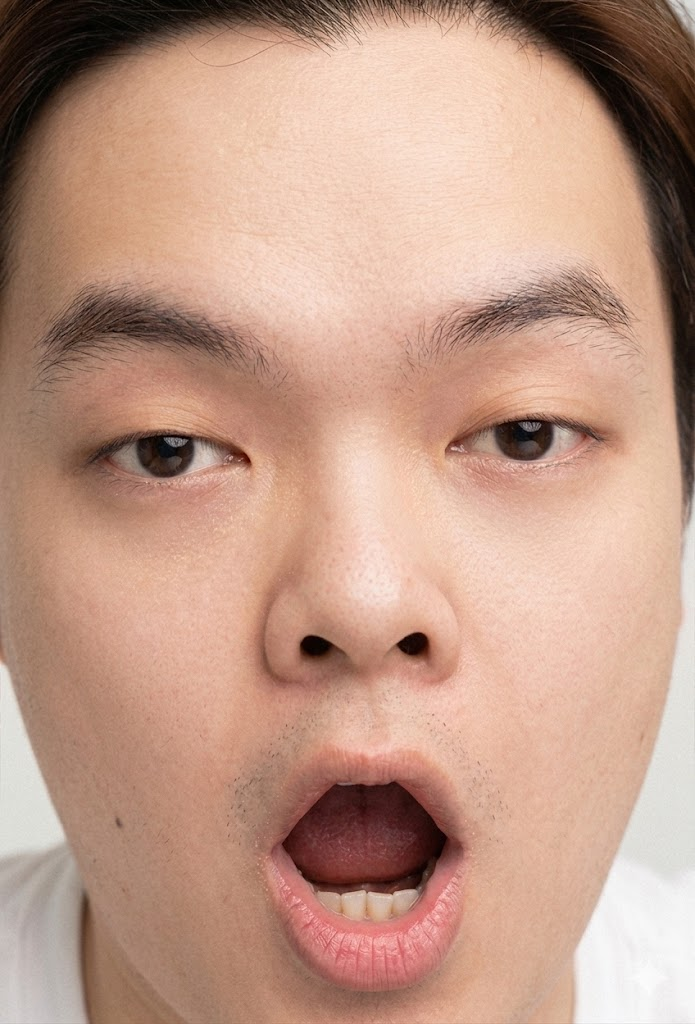
#> input picture ai/datn/objects/test_Face2.jpg, 695 x 1024 px
$ python -i gen_face_emotion.py   (imports and definitions only)
#> lines starting #> are read from the running program, lines starting #| are printed output that depends on the picture
import os
import shutil

from PIL import Image
import pillow_heif
import cv2
import random
import numpy as np

# [51 lines left out: functions CLAHE_enhance, convert_heic_to_jpg, convert_images, not called in this run]
def advanced_rotation_augmentation(image, rotation_type='random'):
    """
    Xoay ảnh khuôn mặt với nhiều góc độ và kỹ thuật khác nhau
    rotation_type: 'small', 'medium', 'large', '3d_left', '3d_right', '3d_up', '3d_down', 'random'
    """
    h, w = image.shape[:2]
    center = (w // 2, h // 2)

    if rotation_type == 'random':
        rotation_type = random.choice(['small', 'medium', 'large', '3d_left', '3d_right', '3d_up', '3d_down'])

    # 1. Xoay góc nhỏ (-10 đến 10 độ)
    if rotation_type == 'small':
        angle = random.uniform(-10, 10)
        matrix = cv2.getRotationMatrix2D(center, angle, 1.0)
        return cv2.warpAffine(image, matrix, (w, h), borderMode=cv2.BORDER_REFLECT)

    # 2. Xoay góc trung bình (-25 đến 25 độ)
    elif rotation_type == 'medium':
        angle = random.uniform(-25, 25)
        matrix = cv2.getRotationMatrix2D(center, angle, 1.0)
        return cv2.warpAffine(image, matrix, (w, h), borderMode=cv2.BORDER_REFLECT)

    # 3. Xoay góc lớn (-45 đến 45 độ)
    elif rotation_type == 'large':
        angle = random.uniform(-30, 30)
        matrix = cv2.getRotationMatrix2D(center, angle, 1.0)
        return cv2.warpAffine(image, matrix, (w, h), borderMode=cv2.BORDER_REFLECT)

    # 4-7. Xoay 3D perspective (nhẹ hơn, tự nhiên hơn)
    elif rotation_type in ['3d_left', '3d_right', '3d_up', '3d_down']:
        # Góc xoay nhẹ cho khuôn mặt
        intensity = random.uniform(0.05, 0.1)  # 2-5% thay vì 5-10%

        if rotation_type == '3d_left':
            src_pts = np.float32([
                [0, 0],
                [w, int(h * intensity)],
                [0, h],
                [w, h - int(h * intensity)]
            ])
        elif rotation_type == '3d_right':
            src_pts = np.float32([
                [0, int(h * intensity)],
                [w, 0],
                [0, h - int(h * intensity)],
                [w, h]
            ])
        elif rotation_type == '3d_up':
            src_pts = np.float32([
                [0, 0],
                [w, 0],
                [int(w * intensity), h],
                [w - int(w * intensity), h]
            ])
        else:  # 3d_down
            src_pts = np.float32([
                [int(w * intensity), 0],
                [w - int(w * intensity), 0],
                [0, h],
                [w, h]
            ])

        dst_pts = np.float32([[0, 0], [w, 0], [0, h], [w, h]])
        matrix = cv2.getPerspectiveTransform(src_pts, dst_pts)
        return cv2.warpPerspective(image, matrix, (w, h), borderMode=cv2.BORDER_REFLECT)

    return image


def combined_rotation_augmentation(image, num_rotations=3):
    """
    Tạo nhiều ảnh xoay từ 1 ảnh gốc
    Trả về list các ảnh đã xoay
    """
    rotated_images = []

    rotation_types = ['small', 'medium', 'large', '3d_left', '3d_right', '3d_up', '3d_down']

    # Random chọn các loại xoay
    selected_types = random.sample(rotation_types, min(num_rotations, len(rotation_types)))

    for rot_type in selected_types:
        rotated = advanced_rotation_augmentation(image, rotation_type=rot_type)
        rotated_images.append((rotated, rot_type))

    return rotated_images


# [48 lines left out: function generate_rotated_dataset, not called in this run]


# [5 lines not run here, left out]

>>> import cv2
>>> picture = cv2.imread('../../objects/test_Face2.jpg')
#> picture is the input picture: shape (1024, 695, 3); mean B, G, R 135.2, 153.4, 191.7
>>> result = combined_rotation_augmentation(picture)
#> the loop in combined_rotation_augmentation, `for rot_type in selected_types:` made 3 passes
#> pass 1, in combined_rotation_augmentation, `rotated = advanced_rotation_augmentation(image, rotation_type=rot_type)`:
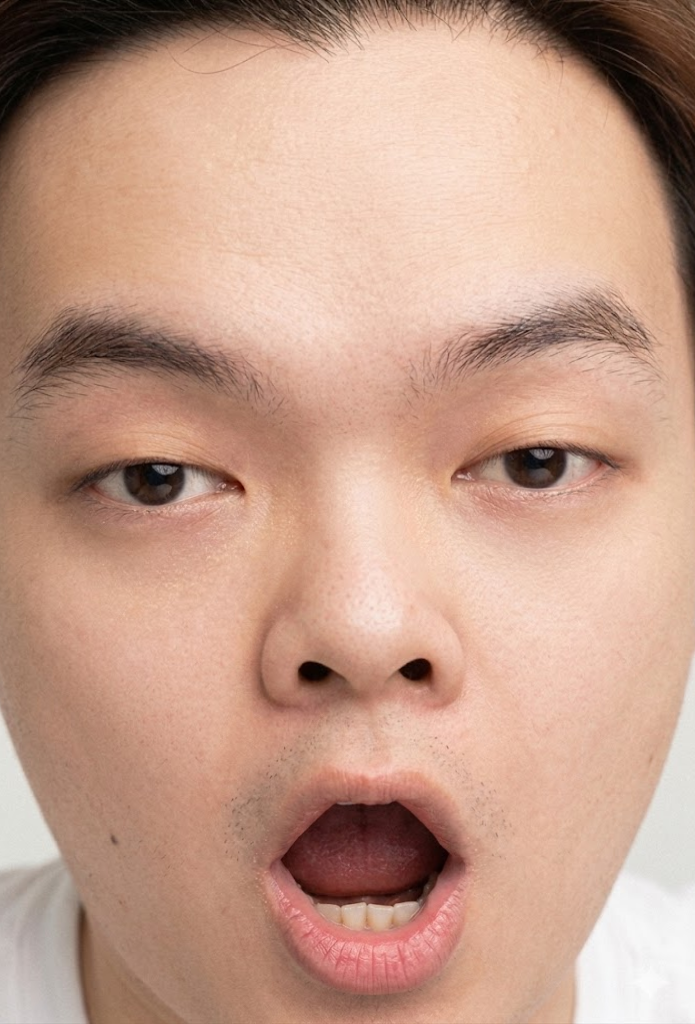
#> rotated: shape (1024, 695, 3); mean B, G, R 137.8, 156.5, 195.8
#> pass 2, in combined_rotation_augmentation, `rotated = advanced_rotation_augmentation(image, rotation_type=rot_type)`:
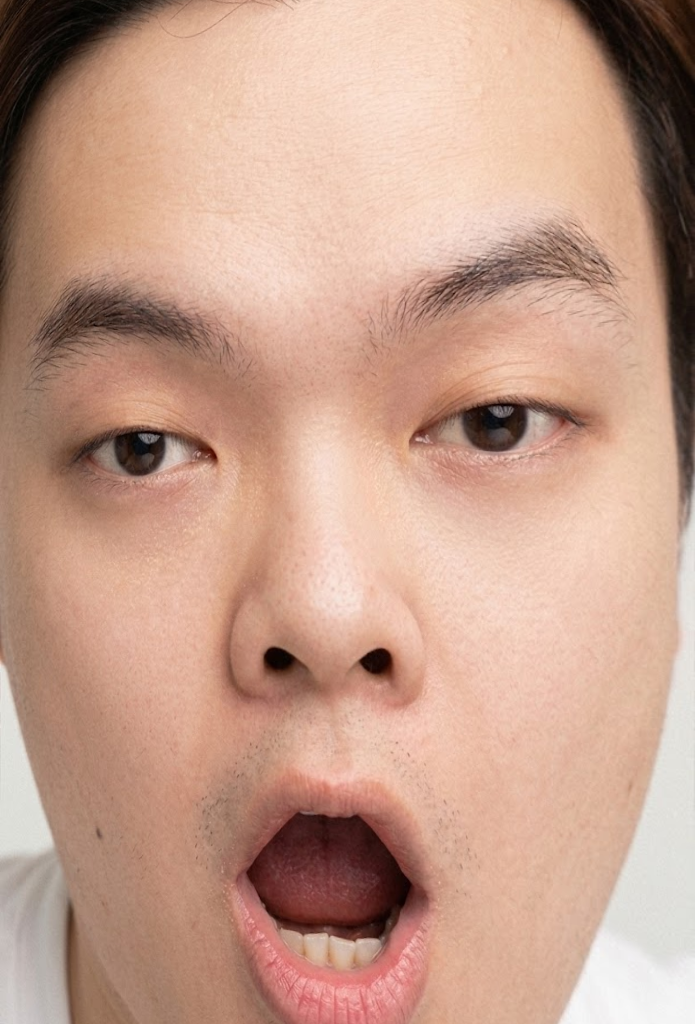
#> rotated: shape (1024, 695, 3); mean B, G, R 139.8, 158.3, 197.4
#> pass 3, in combined_rotation_augmentation, `rotated = advanced_rotation_augmentation(image, rotation_type=rot_type)`:
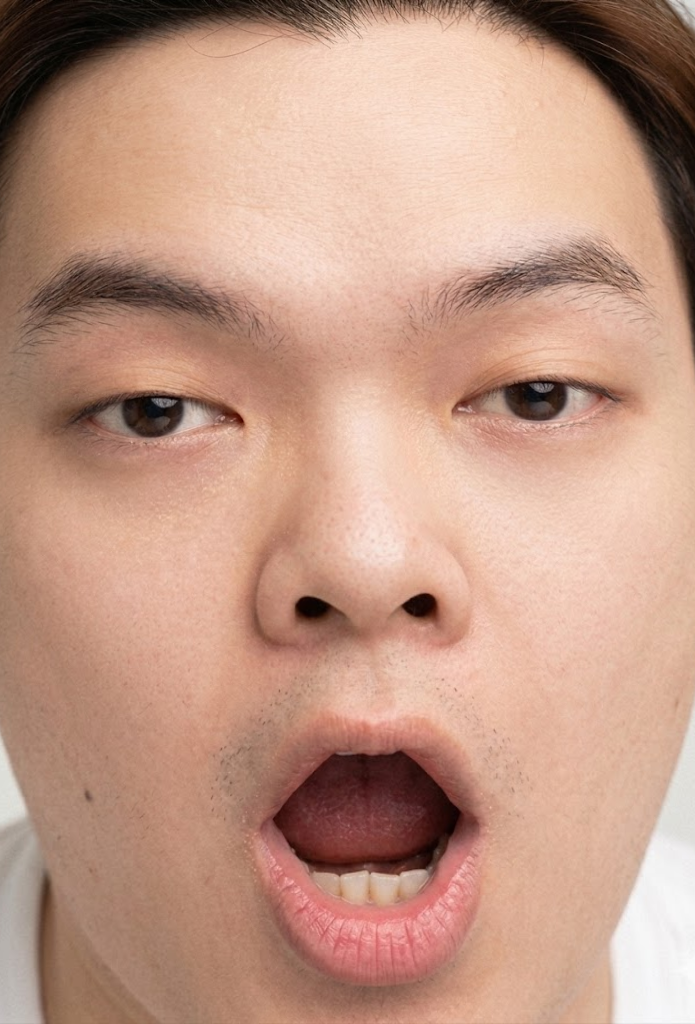
#> rotated: shape (1024, 695, 3); mean B, G, R 133.5, 152.3, 193.2
#> after the loop in combined_rotation_augmentation, `for rot_type in selected_types:`: rotated_images = 3 items
#> result = 3 items

$ run again, on ai/datn/objects/WIN_20260307_20_34_02_Pro.jpg
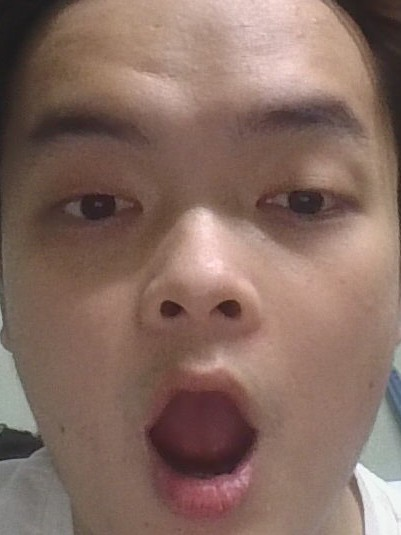
#> input picture ai/datn/objects/WIN_20260307_20_34_02_Pro.jpg, 401 x 535 px
#> picture is the input picture: shape (535, 401, 3); mean B, G, R 97.8, 108, 134.5
#> the loop in combined_rotation_augmentation, `for rot_type in selected_types:` made 3 passes
#> pass 1, in combined_rotation_augmentation, `rotated = advanced_rotation_augmentation(image, rotation_type=rot_type)`:
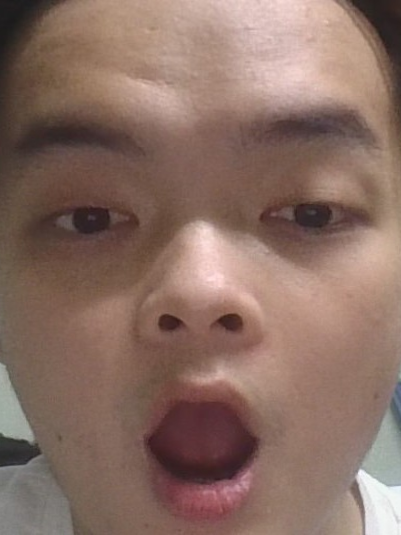
#> rotated: shape (535, 401, 3); mean B, G, R 99.5, 110.1, 137.5
#> pass 3, in combined_rotation_augmentation, `rotated = advanced_rotation_augmentation(image, rotation_type=rot_type)`:
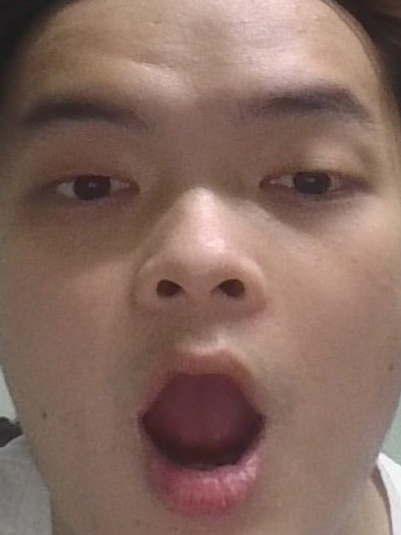
#> rotated: shape (535, 401, 3); mean B, G, R 95.8, 106.1, 134.4
#> after the loop in combined_rotation_augmentation, `for rot_type in selected_types:`: rotated_images = 3 items

$ run again, on ai/datn/objects/WIN_20260307_20_39_23_Pro.jpg
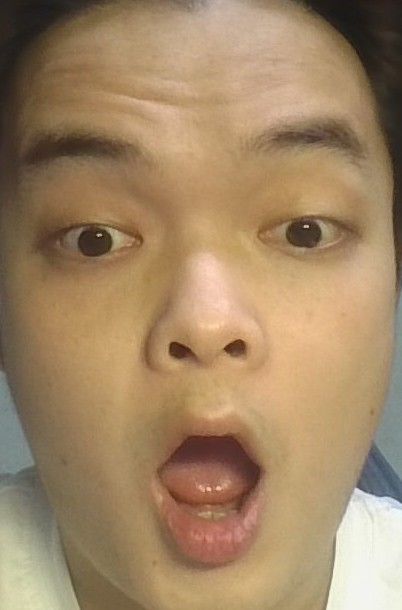
#> input picture ai/datn/objects/WIN_20260307_20_39_23_Pro.jpg, 402 x 610 px
#> picture is the input picture: shape (610, 402, 3); mean B, G, R 101.1, 134, 161.3
#> the loop in combined_rotation_augmentation, `for rot_type in selected_types:` made 3 passes
#> pass 1, in combined_rotation_augmentation, `rotated = advanced_rotation_augmentation(image, rotation_type=rot_type)`:
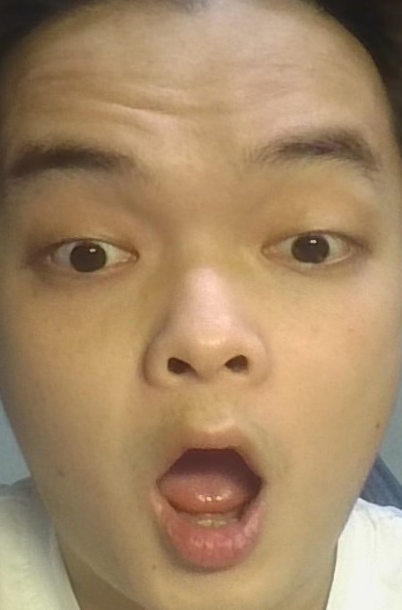
#> rotated: shape (610, 402, 3); mean B, G, R 102.2, 136.3, 164.7
#> pass 3, in combined_rotation_augmentation, `rotated = advanced_rotation_augmentation(image, rotation_type=rot_type)`:
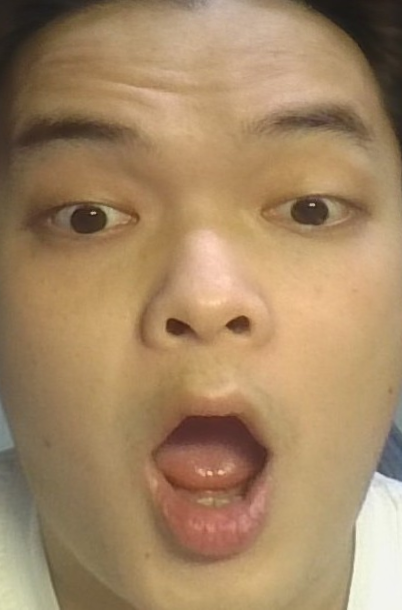
#> rotated: shape (610, 402, 3); mean B, G, R 100.2, 134.8, 164.1
#> after the loop in combined_rotation_augmentation, `for rot_type in selected_types:`: rotated_images = 3 items

$ run again, on ai/datn/objects/test_face.jpg
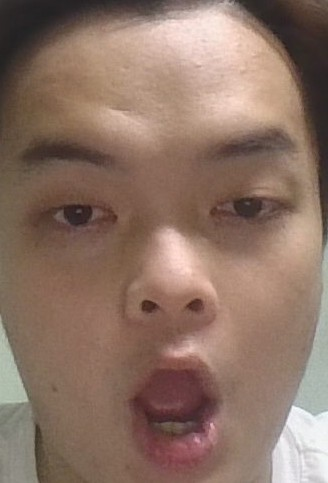
#> input picture ai/datn/objects/test_face.jpg, 328 x 483 px
#> picture is the input picture: shape (483, 328, 3); mean B, G, R 101.1, 114.6, 140.4
#> the loop in combined_rotation_augmentation, `for rot_type in selected_types:` made 3 passes
#> pass 1, in combined_rotation_augmentation, `rotated = advanced_rotation_augmentation(image, rotation_type=rot_type)`:
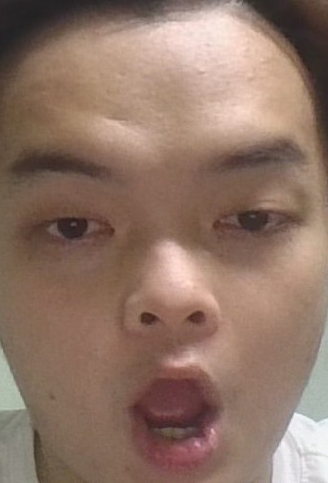
#> rotated: shape (483, 328, 3); mean B, G, R 102.7, 116.5, 143.3
#> pass 3, in combined_rotation_augmentation, `rotated = advanced_rotation_augmentation(image, rotation_type=rot_type)`:
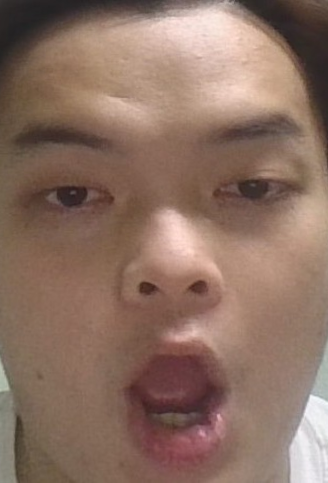
#> rotated: shape (483, 328, 3); mean B, G, R 98.6, 112.2, 140
#> after the loop in combined_rotation_augmentation, `for rot_type in selected_types:`: rotated_images = 3 items
